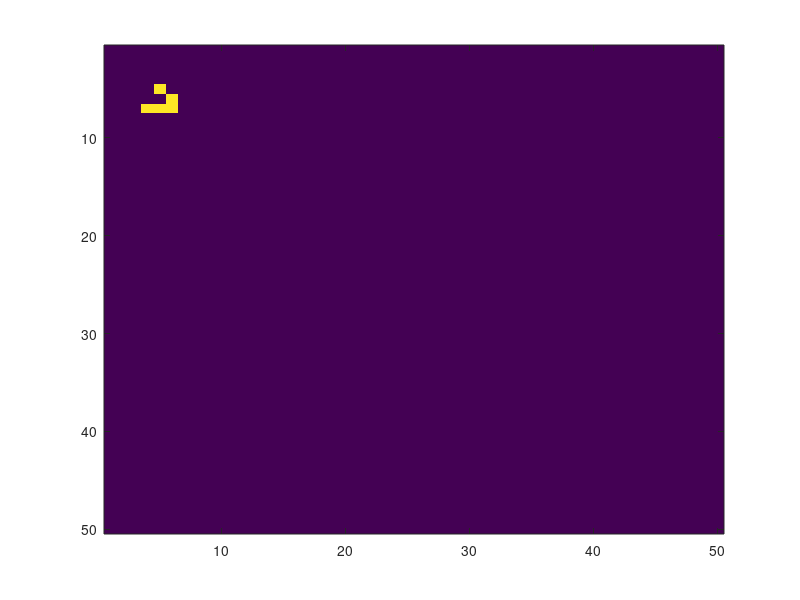

MATLAB code for this plot: (Note: this script raises an error after producing the figure.)
% Conway´s game of life
clc
close all
clear
n=50;               % matrix dimensions
t=20;               % # generations
Ta=zeros(n,n,t);    % initialize matrix

Ta(7,4,1)=1;        % manually input initial conditions; example : glider
Ta(7,5,1)=1;
Ta(7,6,1)=1;
Ta(6,6,1)=1;
Ta(5,5,1)=1;

clc

%Ta(:,:,1)=rand(n); % random matrix alternative
%Ta = Ta<0.5;       % make the matrix binary



h = figure;
imagesc(Ta(:,:,1))                  % plot matrix
ax.NextPlot = 'replaceChildren';
M(t) = struct('cdata',[],'colormap',[]);
h.Visible = 'off';
M(1) = getframe;
for i=2:t
T = Ta(:,:,i-1);                    % abbreviates 
V=movsum(movsum(T,3,1),3,2)-T;      % compute neighborhood´s value
Tn=(T>0).*(V>1&V<4)+(T<1).*(V==3);  % new table 
Ta(:,:,i) = Tn;

imagesc(Tn)
drawnow
M(i) = getframe;
end

h.Visible = 'on';
movie(M,1,1);                       % play movie